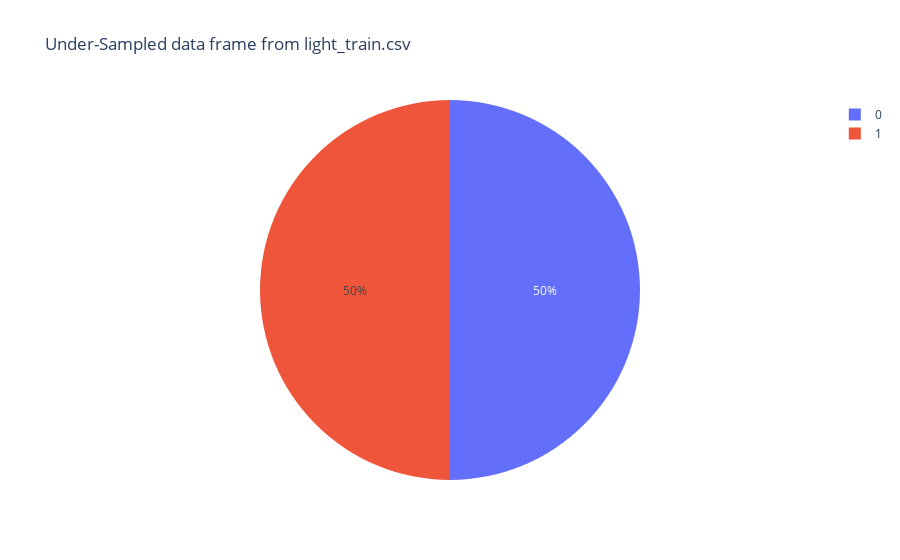

Notebook code for this chart:
### Code cell
print(balanced_df['flagimpaye'].value_counts())
px.pie(values=balanced_df["flagimpaye"].value_counts(), names=["0", "1"], title="Under-Sampled data frame from light_train.csv")

### Figure 1 — Plotly figure (JSON) as saved in the notebook; plotly's stock layout.template omitted (floating-point values rounded to 4 significant figures)
{"data": [{"domain": {"x": [0.0, 1.0], "y": [0.0, 1.0]}, "hovertemplate": "label=%{label}<br>value=%{value}<extra></extra>", "labels": ["0", "1"], "legendgroup": "", "name": "", "showlegend": true, "type": "pie", "values": [552, 552]}], "layout": {"legend": {"tracegroupgap": 0}, "title": {"text": "Under-Sampled data frame from light_train.csv"}}}
